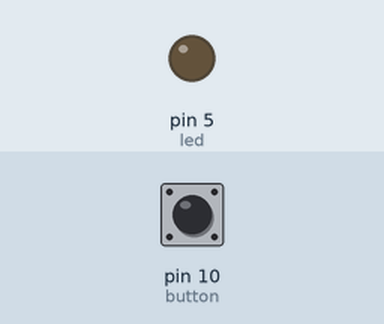
Recording of a sketch running on a simulated Arduino Uno, built with avr-gcc and run on an emulated ATmega328P. Shown: output pins drawn as LEDs (lit = HIGH). Inputs (shaded band) come from the test bench; at power-on: pin 10 (button) HIGH. What the sketch prints to the serial monitor is not drawn.

Above: at 1.2 s.
1.3 s: pin 10 (button) pulled LOW for 0.15 s
At 1.37 s:
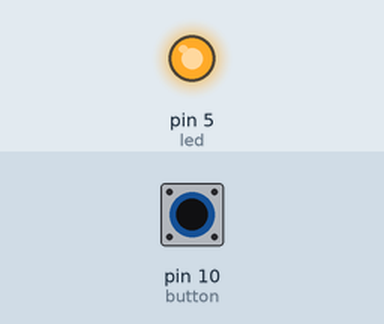
2.9 s: pin 10 (button) pulled LOW for 3.2 s
At 7.1 s:
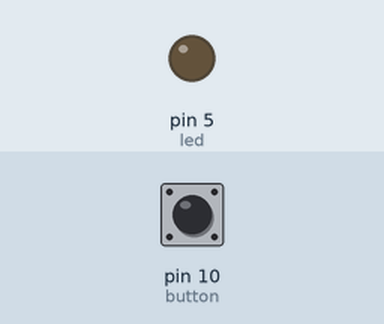
Timing chart, 0 to 8.6 s (numbered marks = the images above; inputs shaded):
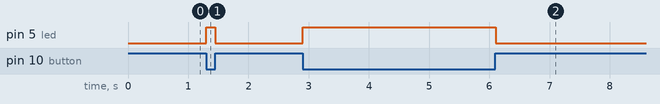

The sketch:

BlinkProje2_ButonLedYakma.ino
```cpp
#define led 5
#define button 10
void setup() {
  // put your setup code here, to run once:
  Serial.begin(9600);
  Serial.print("buton değer okuma");
  pinMode(led, OUTPUT);
  pinMode(button, INPUT);
}

void loop() {
  // put your main code here, to run repeatedly:
  int buton_durumu=digitalRead(button);
  Serial.print(buton_durumu);
  if(buton_durumu==0){
    digitalWrite(led,HIGH);
  }
  else{
    digitalWrite(led,LOW);
  }

}
```

Measured:
- after the input at 1.3 s, pin 5 (led): LOW → HIGH at once, → LOW 0.15 s later
- after the input at 2.9 s, pin 5 (led): LOW → HIGH at once, → LOW 3.2 s later
